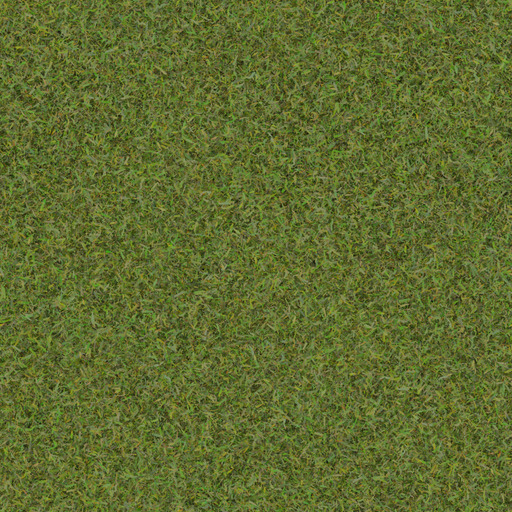
#> input picture tools/scans/Grass004_Color.jpg, 512 x 512 px, given in place of stone.png, which was not available
$ python -i texture_gates.py   (imports and definitions only)
#> lines starting #> are read from the running program, lines starting #| are printed output that depends on the picture; pictures that were not available may be replaced by others from this repository, and a replacement may not be noted
#!/usr/bin/env python3
"""Block-pack metric gates G1-G6 (round 27, Oct 22 2026; the gates were frozen by the commander before the round).

Written BEFORE the round's texture changes (tests first): it measures eyes stills (matched crops of the terrain sampler
close-ups, tools/gen_material_sampler.py) and the generated PNGs, and prints a PASS/FAIL table.

  G1 noise      plain-lane 4-neighbour Laplacian std of the luma on each matched crop <= main's, per material
  G2 structure  mid-band energy (std of a difference of Gaussians, sigma 2 px minus sigma 6 px, on the crop) >= 0.9 x
                round 26's, per material - so a texture cannot pass G1 by being smoothed
  G3 range      1st and 99th percentile luma (0-255) of each albedo PNG within 55..220 (alpha > 0 texels)
  G4 wallpaper  each top / side albedo laid 4 x 4 the way the GAME lays it (a random pick per block from the
                blockstate's models and turns - see `face_variants`), box-downscaled to ~8 px per block (the RTS pixel
                size), mean removed; the normalized circular autocorrelation at a lag of one block (max of x and y),
                averaged over 64 seeded layouts, must be <= 0.5. (Tiling ONE texture 4 x 4 with no turns is periodic,
                so its autocorrelation at one tile is 1.0 for every texture - that reading is printed as G4plain for
                reference only.)
  G5 grass      the top (biome-tinted, PLAINS_TINT) and the side (dirt + the tinted overlay) mean luma differ by
                >= 0.08; on the side the green (turf) rows end within the top 25% of the height - no green below
  G6 PBR        `_s`: alpha 255 everywhere (no glow), blue (porosity / SSS) < 65, red (smoothness) std <= 8/255

Usage:
  python3 tools/texture_gates.py --set main=STILLS:PACK --set r26=STILLS:PACK --set r27=STILLS:PACK --gate r27
STILLS holds plain/ (and optionally shaders/) with the bat_eyes_15_terrain_sampler_near_*.png stills; PACK is a
generated resourcepacks/BeyondAndTabs-Realistic folder. Either part may be empty ("main=STILLS:" or "=:PACK").
G1's reference is the set named main, G2's the set named r26. --crops DIR saves each crop for a look.
"""
import argparse
import json
import os
import sys

import numpy as np
from PIL import Image

STILL = "bat_eyes_15_terrain_sampler_near_%s.png"
# matched crops on the 1600 x 900 close-up stills (the camera is fixed by the .near points, so the boxes match run to
# run): each box lies inside one material's face, clear of its edges and of other blocks
CROPS = {
    "stone_floor": ("floor_stone", (672, 464, 928, 664)),
    "stone_wall": ("wall_stone", (600, 240, 860, 560)),
    "dirt": ("floor_dirt", (700, 520, 900, 640)),
    "grass_top": ("floor_grass_block", (560, 528, 1040, 768)),
    "grass_side": ("hillside", (450, 285, 760, 365)),
    "basalt": ("wall_basalt", (650, 230, 880, 540)),
}
PLAINS_TINT = (0.57, 0.74, 0.35)      # tools/gen_blocks.py's plains-like biome colour
RTS_PX = 8                            # px per block at the RTS camera for G4
LAYOUTS = 64

# the faces G3 / G4 / G6 look at: (label, texture, face) - face "top" turns with y, "side" only with x or a mirror
FACES = [
    ("stone_top", "stone", "stone", "top"),
    ("stone_side", "stone", "stone", "side"),
    ("dirt_top", "dirt", "dirt", "top"),
    ("grass_top", "grass_block", "top", "top"),
    ("grass_side", "grass_block", "side", "side"),
    ("basalt_side", "basalt", "side", "side"),
]
# vanilla 1.20.1's blockstates for those blocks (used when the pack ships none): (model, x, y) lists, and the
# models' texture slots
VANILLA_STATES = {
    "stone": [("stone", 0, 0), ("stone_mirrored", 0, 0), ("stone", 0, 180), ("stone_mirrored", 0, 180)],
    "dirt": [("dirt", 0, y) for y in (0, 90, 180, 270)],
    "grass_block": [("grass_block", 0, y) for y in (0, 90, 180, 270)],
    "basalt": [("basalt", 0, 0)],
}
VANILLA_MODELS = {
    "stone": {"stone": "stone"}, "stone_mirrored": {"stone": "stone", "mirror": True},
    "dirt": {"dirt": "dirt"},
    "grass_block": {"top": "grass_block_top", "side": "grass_block_side", "overlay": "grass_block_side_overlay"},
    "basalt": {"side": "basalt_side", "end": "basalt_top"},
}


def luma(rgb):
    return rgb[..., 0] * 0.2126 + rgb[..., 1] * 0.7152 + rgb[..., 2] * 0.0722


def load(path):
    return np.asarray(Image.open(path).convert("RGBA"), dtype=np.float64) / 255.0


# [28 lines left out: functions gauss, still_metrics, not called in this run]


# ------------------------------------------------------------------ the pack's faces ---------------------------
def block_dir(pack):
    return os.path.join(pack, "assets", "minecraft")


def read_json(path):
    with open(path) as f:
        return json.load(f)


def model_textures(pack, model):
    """Texture slots of a block model: the pack's own model file (following its parent) or vanilla's table."""
    name = model.split("/")[-1]
    p = os.path.join(block_dir(pack), "models", "block", name + ".json")
    if os.path.isfile(p):
        m = read_json(p)
        parent = m.get("parent", "").split("/")[-1]
        base = dict(model_textures(pack, parent)) if parent and parent != name else {}
        for k, v in m.get("textures", {}).items():
            base[k] = v.split("/")[-1]
        if "all" in base:
            base.setdefault("stone", base["all"])
            base.setdefault("dirt", base["all"])
        return base
    return dict(VANILLA_MODELS.get(name, {}))


def states(pack, block):
    """(model, x, y) of each model the blockstate picks at random (equal weight) - the pack's file or vanilla's."""
    p = os.path.join(block_dir(pack), "blockstates", block + ".json")
    if not os.path.isfile(p):
        return VANILLA_STATES[block]
    v = read_json(p)["variants"]
    key = {"grass_block": "snowy=false", "basalt": "axis=y"}.get(block, "")
    entries = v[key]
    entries = entries if isinstance(entries, list) else [entries]
    return [(e["model"].split("/")[-1], e.get("x", 0), e.get("y", 0)) for e in entries]


def face_variants(pack, block, slot, face):
    """[(texture name, quarter turns, mirrored)] the face shows, one per blockstate entry. A y turn spins the TOP
    face's texture; a side face stays upright under y and turns only when x turns the model (a quarter-turn count
    that is exact for the share of each orientation, which is all a random layout needs)."""
    out = []
    for model, x, y in states(pack, block):
        tex = model_textures(pack, model)
        name = tex.get(slot) or tex.get("all")
        mirror = bool(tex.get("mirror"))
        if face == "top":
            k = (y // 90 + x // 90) % 4
        else:
            k = (x // 90) % 4
        out.append((name, k, mirror))
    return out


def albedo(pack, name, tinted=False):
    a = load(os.path.join(block_dir(pack), "textures", "block", name + ".png"))
    rgb = a[..., :3]
#> in luma, `return rgb[..., 0] * 0.2126 + rgb[..., 1] * 0.7152 + rgb[..., 2] * 0.0..`:
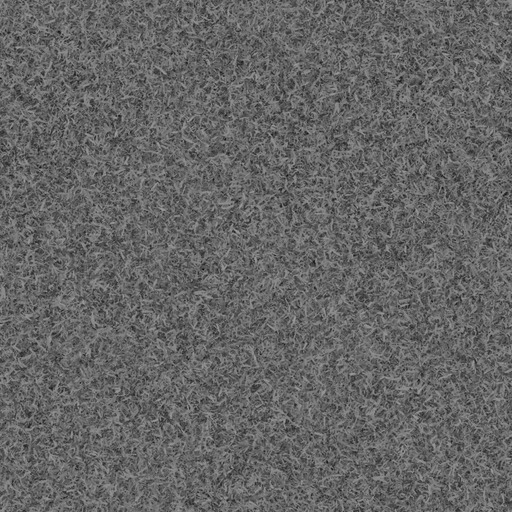
#> returned value: shape (512, 512) float64; min 0.0157, max 0.636, mean 0.399
    if tinted:
        rgb = rgb * np.array(PLAINS_TINT)
    return rgb, a[..., 3]


def grass_side_rgb(pack, side_name):
    """The grass block's side as drawn: the side texture with the tinted overlay over it (same suffix)."""
    rgb, _ = albedo(pack, side_name)
    ov = side_name.replace("grass_block_side", "grass_block_side_overlay")
    if os.path.isfile(os.path.join(block_dir(pack), "textures", "block", ov + ".png")):
        orgb, oa = albedo(pack, ov, tinted=True)
        rgb = rgb * (1 - oa[..., None]) + orgb * oa[..., None]
    return rgb


def face_rgb(pack, label, name):
    if label == "grass_side":
        return grass_side_rgb(pack, name)
    return albedo(pack, name, tinted=(label == "grass_top"))[0]


def orient(img, k, mirror):
    if mirror:
        img = img[:, ::-1]
    return np.rot90(img, k)


def downscale(img, px):
#> called with px = 8
    n = img.shape[0]
#> n = 512
    f = n // px
#> f = 64
    return img[:px * f, :px * f].reshape(px, f, px, f).mean(axis=(1, 3))


def autocorr_at_block(field, px):
    f = field - field.mean()
    F = np.fft.fft2(f)
    ac = np.real(np.fft.ifft2(F * np.conj(F)))
    if ac[0, 0] <= 1e-12:
        return 0.0
    return float(max(ac[0, px], ac[px, 0]) / ac[0, 0])


def g4(pack, label, block, slot, face):
    vs = face_variants(pack, block, slot, face)
    small = {}
    for name, _k, _m in vs:
        if name not in small:
            small[name] = downscale(luma(face_rgb(pack, label, name)), RTS_PX)
    rng = np.random.default_rng(27)
    vals = []
    for _ in range(LAYOUTS):
        rows = []
        for _r in range(4):
            row = []
            for _c in range(4):
                name, k, m = vs[rng.integers(len(vs))]
                row.append(orient(small[name], k, m))
            rows.append(np.concatenate(row, 1))
        vals.append(autocorr_at_block(np.concatenate(rows, 0), RTS_PX))
#> this loop made 64 passes
#> pass 1, in autocorr_at_block, `f = field - field.mean()`:
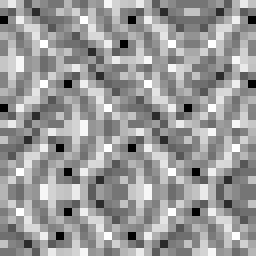
#> f: shape (32, 32) float64 (shown 8 times larger); min -0.0139, max 0.00918, mean 2.6e-17; drawn with min black and max white
#> pass 1, in autocorr_at_block, `ac = np.real(np.fft.ifft2(F * np.conj(F)))`:
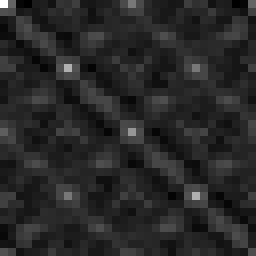
#> ac: shape (32, 32) float64 (shown 8 times larger); min -0.00352, max 0.0187, mean 1.69e-21; drawn with min black and max white
#> pass 2, in autocorr_at_block (call 2), `f = field - field.mean()`:
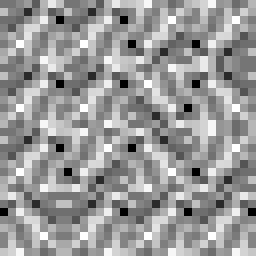
#> f: shape (32, 32) float64 (shown 8 times larger); min -0.0139, max 0.00918, mean 2.6e-17; drawn with min black and max white
#> pass 2, in autocorr_at_block (call 2), `ac = np.real(np.fft.ifft2(F * np.conj(F)))`:
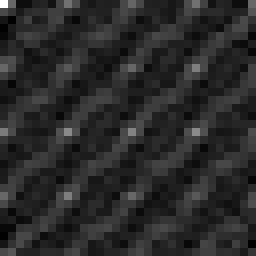
#> ac: shape (32, 32) float64 (shown 8 times larger); min -0.00374, max 0.0187, mean 2.03e-20; drawn with min black and max white
#> after the loop, vals = 64 values, max 0.692 at index 21, min 0.101 at index 0, mean 0.323
    plain = np.tile(small[vs[0][0]], (4, 4))
    return float(np.mean(vals)), autocorr_at_block(plain, RTS_PX), sorted(set(v[0] for v in vs))


def pack_metrics(pack):
    out = {}
    for label, block, slot, face in FACES:
        g4v, g4p, names = g4(pack, label, block, slot, face)
#> g4v = 0.323; g4p = 1; names = ['stone']
        rng_lo, rng_hi = 255.0, 0.0
        for nm in names:
            rgb, a = albedo(pack, nm)
#> a: shape (512, 512) float64; every value is 1
            L = luma(rgb)[a > 0.02] * 255
            rng_lo, rng_hi = min(rng_lo, np.percentile(L, 1)), max(rng_hi, np.percentile(L, 99))
#> rng_lo = 52.63; rng_hi = 142.7
#> pass 3 of the loop in pack_metrics, `for label, block, slot, face in FACES:`:
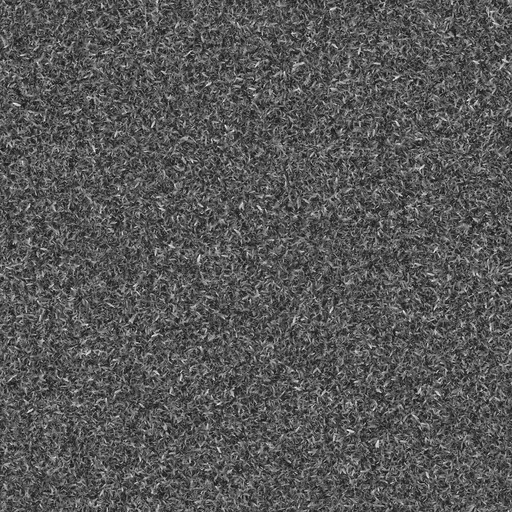
#> input picture tools/scans/Grass004_Displacement.jpg, 512 x 512 px, given in place of dirt.png, which was not available
#> the loop in g4 (call 3), `for _ in range(LAYOUTS):` made 64 passes
#> pass 1, in autocorr_at_block (call 131), `f = field - field.mean()`:
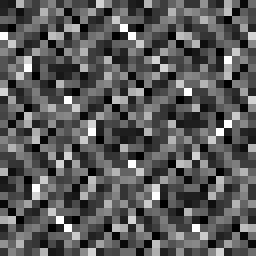
#> f: shape (32, 32) float64 (shown 8 times larger); min -0.00724, max 0.0134, mean 2.52e-17; drawn with min black and max white
#> pass 2, in autocorr_at_block (call 132), `ac = np.real(np.fft.ifft2(F * np.conj(F)))`:
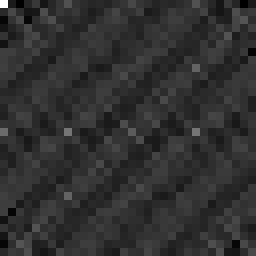
#> ac: shape (32, 32) float64 (shown 8 times larger); min -0.00476, max 0.0204, mean 1.36e-20; drawn with min black and max white
#> g4v = 0.172; names = ['dirt']
#> rng_lo = 29; rng_hi = 173
#> the loop made 5 passes; the first 3 are shown
        out[label] = dict(g4=g4v, g4plain=g4p, p1=float(rng_lo), p99=float(rng_hi), textures=names)
    # G3 also covers the overlay (its visible texels) and basalt's end
    extra = []
    for _n, nm in [(None, x) for x in out["grass_side"]["textures"]]:
        extra.append(nm.replace("grass_block_side", "grass_block_side_overlay"))
    extra.append("basalt_top")
    for nm in extra:
        p = os.path.join(block_dir(pack), "textures", "block", nm + ".png")
        if os.path.isfile(p):
            rgb, a = albedo(pack, nm)
            L = luma(rgb)[a > 0.02] * 255
            out.setdefault("_g3extra", {})[nm] = (float(np.percentile(L, 1)), float(np.percentile(L, 99)))
    # G5
    tops = out["grass_top"]["textures"]
    sides = out["grass_side"]["textures"]
    top_l = np.mean([luma(albedo(pack, t, tinted=True)[0]).mean() for t in tops])
    side_l = np.mean([luma(grass_side_rgb(pack, s)).mean() for s in sides])
    band = 0.0
    for s in sides:
        rgb = grass_side_rgb(pack, s)
        r, g, b = rgb[..., 0], rgb[..., 1], rgb[..., 2]
        mx, mn = rgb.max(-1), rgb.min(-1)
        sat = (mx - mn) / np.maximum(mx, 1e-6)
        green = (g > r * 1.08) & (g > b * 1.2) & (sat > 0.12)
        rows = np.nonzero(green.mean(1) >= 0.01)[0]
        band = max(band, (rows.max() + 1) / rgb.shape[0] if rows.size else 0.0)
    out["_g5"] = dict(top=float(top_l), side=float(side_l), band=float(band))
    # G6: every _s of the faces' textures, the overlays and basalt's end
    names = set(extra)
    for label in ("stone_top", "dirt_top", "grass_top", "grass_side", "basalt_side"):
        names |= set(out[label]["textures"])
    worst = dict(alpha_min=255, blue_max=0, red_std=0.0, worst_red="", worst_blue="")
    for nm in sorted(names):
        p = os.path.join(block_dir(pack), "textures", "block", nm + "_s.png")
        if not os.path.isfile(p):
            continue
        s = np.asarray(Image.open(p).convert("RGBA"), dtype=np.float64)
        a = np.asarray(Image.open(os.path.join(block_dir(pack), "textures", "block", nm + ".png")).convert("RGBA"))[..., 3]
        vis = a > 5
        worst["alpha_min"] = min(worst["alpha_min"], int(s[..., 3].min()))
        if s[..., 2][vis].max() > worst["blue_max"]:
            worst["blue_max"], worst["worst_blue"] = int(s[..., 2][vis].max()), nm
        if s[..., 0][vis].std() > worst["red_std"]:
            worst["red_std"], worst["worst_red"] = float(s[..., 0][vis].std()), nm
    out["_g6"] = worst
    return out


def fmt(v, d=2):
    return "-" if v is None else ("%.*f" % (d, v))


# [81 lines left out: function main, not called in this run]


# [2 lines not run here, left out]

#> (the run stopped early here; a loop or call above may not have finished)
